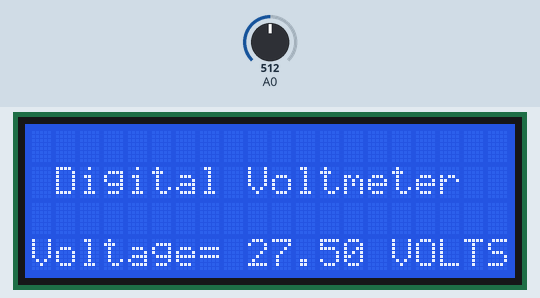
Recording of a sketch running on a simulated Arduino Uno, built with avr-gcc and run on an emulated ATmega328P. Parts: 20×4 character LCD. The test bench sets the inputs (shaded band); at power-on: A0 = 512.

Above: at 4.3 s.
4.4 s: A0 set to 716
At 5.5 s:
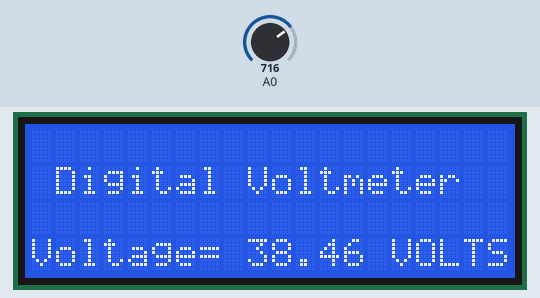
6.2 s: A0 set to 900
At 6.5 s:
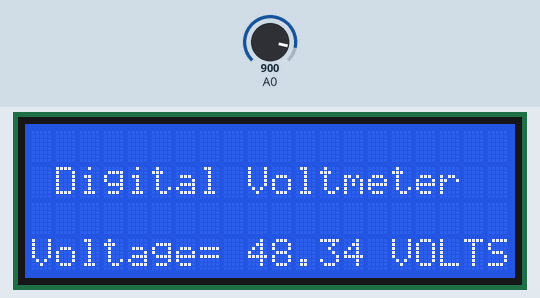
7.7 s: A0 set to 1023
At 8.7 s:
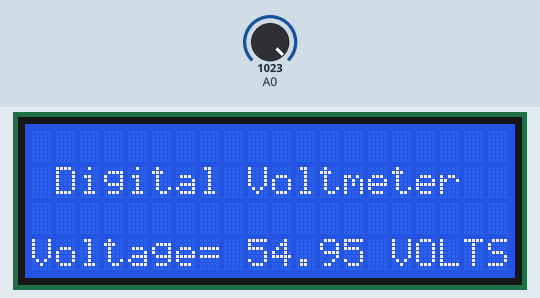
Timing chart, 0 to 10.7 s (numbered marks = the images above; inputs shaded):
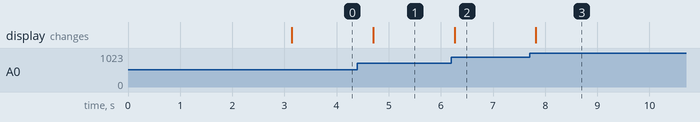

The sketch:

voltmeter.ino
```cpp
//By HomeMade Electronics
//Subscribe to my channel https://www.youtube.com/channel/UC8isJR_71x1wIfw6jB106pg
//Visit website https://sirboatengonline.com
//for more tutorial videos
//like, share and leave a comment if you need help. Thank you

#include <LiquidCrystal_I2C.h>
#include <Wire.h>

// initialize the I2C LCD Library
LiquidCrystal_I2C lcd(0x38,20,4);

float voltage = 0.0;

float V=0.0;

float R1 = 100000.0; // resistance of R1 (100K)
float R2 = 10000.0; // resistance of R2 (10K)

int analog_value= 0;

void setup()
{
lcd.begin(20, 4);
lcd.setCursor (0,1);
lcd.print("HomeMade Electronics");
lcd.setCursor (0,2);
lcd.print("sirboatengonline.com");
delay(3000);
lcd.clear();
lcd.setCursor(1,1);
lcd.print("Digital Voltmeter");

}

void loop()

{

// read the value at analog input pin A0
//and store it in the variable analog_value

analog_value = analogRead(A0);

voltage = (analog_value * 5.0) / 1024.0;
V = voltage / (R2/(R1+R2));
if (V < 0.1)
{
V = 0.0;//statement to quash undesired reading !
}
// Display the voltage in the serial monitor
Serial.print ("Voltage: ");
Serial.print (V);
Serial.println (" VOLTS");
// Display the voltage in the LCD
lcd.setCursor(0, 3);
lcd.print("Voltage= ");
lcd.print(V);
lcd.setCursor(15,3);
lcd.print("VOLTS");
// Wait 0.5 seconds between the measurements
delay (500);

}
```

Measured:
- after the input at 4.4 s, the display: changes after 0.30 s (image 1)
- after the input at 6.2 s, the display: changes after 0.06 s (image 2)
- after the input at 7.7 s, the display: changes after 0.12 s (image 3)
